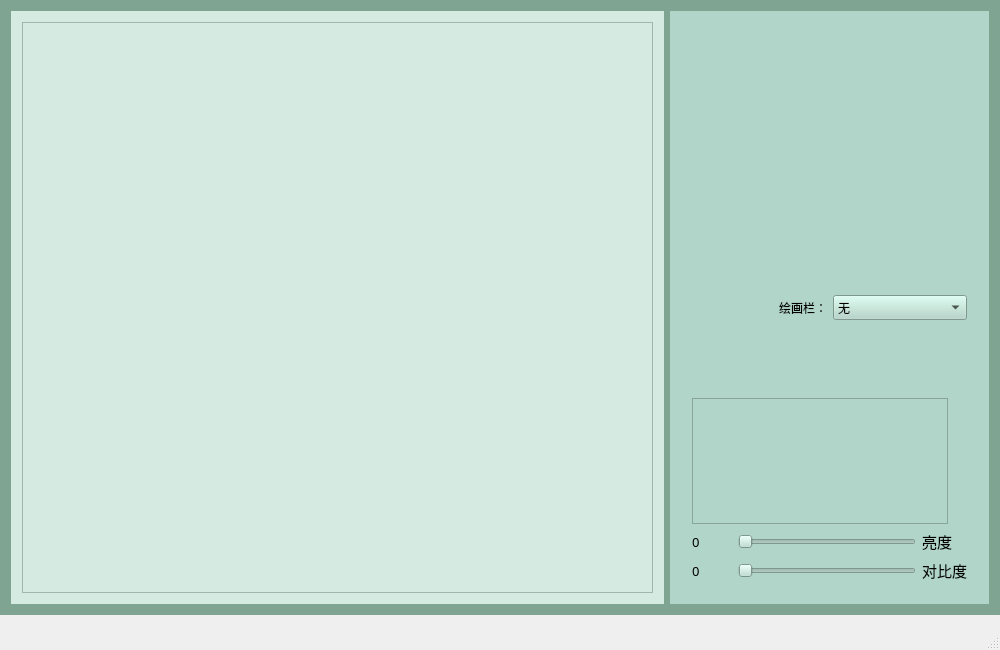
<?xml version="1.0" encoding="UTF-8"?>
<ui version="4.0">
 <class>FPHOTOClass</class>
 <widget class="QMainWindow" name="FPHOTOClass">
  <property name="geometry">
   <rect>
    <x>0</x>
    <y>0</y>
    <width>1000</width>
    <height>650</height>
   </rect>
  </property>
  <property name="minimumSize">
   <size>
    <width>1000</width>
    <height>650</height>
   </size>
  </property>
  <property name="font">
   <font>
    <family>微软雅黑 Light</family>
    <pointsize>16</pointsize>
   </font>
  </property>
  <property name="windowTitle">
   <string>FPHOTO</string>
  </property>
  <property name="windowIcon">
   <iconset>
    <normaloff>FPHOTO.jpeg</normaloff>FPHOTO.jpeg</iconset>
  </property>
  <property name="styleSheet">
   <string notr="true"/>
  </property>
  <widget class="QWidget" name="centralWidget">
   <property name="styleSheet">
    <string notr="true">background-color: rgb(128, 164, 146);</string>
   </property>
   <layout class="QHBoxLayout" name="horizontalLayout">
    <item>
     <widget class="QWidget" name="main" native="true">
      <property name="sizePolicy">
       <sizepolicy hsizetype="Ignored" vsizetype="Preferred">
        <horstretch>0</horstretch>
        <verstretch>0</verstretch>
       </sizepolicy>
      </property>
      <property name="font">
       <font>
        <family>微软雅黑 Light</family>
       </font>
      </property>
      <property name="styleSheet">
       <string notr="true">background-color: rgb(213, 235, 225);</string>
      </property>
      <layout class="QHBoxLayout" name="horizontalLayout_2">
       <item>
        <widget class="PhotoShow" name="img"/>
       </item>
      </layout>
     </widget>
    </item>
    <item>
     <widget class="QWidget" name="widget_2" native="true">
      <property name="sizePolicy">
       <sizepolicy hsizetype="Maximum" vsizetype="Preferred">
        <horstretch>0</horstretch>
        <verstretch>0</verstretch>
       </sizepolicy>
      </property>
      <property name="styleSheet">
       <string notr="true">background-color: rgb(177, 213, 200);</string>
      </property>
      <layout class="QVBoxLayout" name="verticalLayout">
       <item>
        <widget class="QWidget" name="histwidget" native="true">
         <property name="sizePolicy">
          <sizepolicy hsizetype="Preferred" vsizetype="Preferred">
           <horstretch>0</horstretch>
           <verstretch>200</verstretch>
          </sizepolicy>
         </property>
         <property name="styleSheet">
          <string notr="true"/>
         </property>
         <layout class="QVBoxLayout" name="verticalLayout_3">
          <item>
           <widget class="QLabel" name="hist">
            <property name="sizePolicy">
             <sizepolicy hsizetype="Preferred" vsizetype="Preferred">
              <horstretch>0</horstretch>
              <verstretch>0</verstretch>
             </sizepolicy>
            </property>
            <property name="minimumSize">
             <size>
              <width>275</width>
              <height>245</height>
             </size>
            </property>
            <property name="maximumSize">
             <size>
              <width>275</width>
              <height>245</height>
             </size>
            </property>
            <property name="frameShape">
             <enum>QFrame::NoFrame</enum>
            </property>
            <property name="text">
             <string/>
            </property>
            <property name="alignment">
             <set>Qt::AlignCenter</set>
            </property>
           </widget>
          </item>
         </layout>
        </widget>
       </item>
       <item>
        <widget class="QWidget" name="widget_3" native="true">
         <property name="sizePolicy">
          <sizepolicy hsizetype="Preferred" vsizetype="Preferred">
           <horstretch>0</horstretch>
           <verstretch>0</verstretch>
          </sizepolicy>
         </property>
         <layout class="QHBoxLayout" name="horizontalLayout_3">
          <item>
           <widget class="QLabel" name="label_3">
            <property name="font">
             <font>
              <family>黑体</family>
             </font>
            </property>
            <property name="text">
             <string>绘画栏：</string>
            </property>
            <property name="alignment">
             <set>Qt::AlignRight|Qt::AlignTrailing|Qt::AlignVCenter</set>
            </property>
           </widget>
          </item>
          <item>
           <widget class="QComboBox" name="paint">
            <property name="font">
             <font>
              <family>黑体</family>
             </font>
            </property>
            <item>
             <property name="text">
              <string>无</string>
             </property>
            </item>
            <item>
             <property name="text">
              <string>直线</string>
             </property>
            </item>
            <item>
             <property name="text">
              <string>矩形</string>
             </property>
            </item>
            <item>
             <property name="text">
              <string>圆</string>
             </property>
            </item>
            <item>
             <property name="text">
              <string>涂鸦</string>
             </property>
            </item>
            <item>
             <property name="text">
              <string>添加文字</string>
             </property>
            </item>
           </widget>
          </item>
         </layout>
        </widget>
       </item>
       <item>
        <widget class="QWidget" name="widget" native="true">
         <property name="sizePolicy">
          <sizepolicy hsizetype="Minimum" vsizetype="Fixed">
           <horstretch>0</horstretch>
           <verstretch>0</verstretch>
          </sizepolicy>
         </property>
         <property name="styleSheet">
          <string notr="true"/>
         </property>
         <layout class="QGridLayout" name="gridLayout">
          <item row="0" column="2">
           <widget class="QLabel" name="stackSize">
            <property name="font">
             <font>
              <family>黑体</family>
              <pointsize>10</pointsize>
             </font>
            </property>
            <property name="text">
             <string/>
            </property>
           </widget>
          </item>
          <item row="0" column="0">
           <spacer name="horizontalSpacer_2">
            <property name="orientation">
             <enum>Qt::Horizontal</enum>
            </property>
            <property name="sizeType">
             <enum>QSizePolicy::Fixed</enum>
            </property>
            <property name="sizeHint" stdset="0">
             <size>
              <width>40</width>
              <height>20</height>
             </size>
            </property>
           </spacer>
          </item>
          <item row="2" column="0" colspan="3">
           <widget class="QTextBrowser" name="info">
            <property name="sizePolicy">
             <sizepolicy hsizetype="Fixed" vsizetype="Fixed">
              <horstretch>0</horstretch>
              <verstretch>0</verstretch>
             </sizepolicy>
            </property>
            <property name="font">
             <font>
              <family>微软雅黑 Light</family>
              <pointsize>10</pointsize>
             </font>
            </property>
            <property name="styleSheet">
             <string notr="true"/>
            </property>
           </widget>
          </item>
          <item row="7" column="0">
           <widget class="QLabel" name="light_num">
            <property name="font">
             <font>
              <family>微软雅黑 Light</family>
              <pointsize>10</pointsize>
             </font>
            </property>
            <property name="text">
             <string>0</string>
            </property>
           </widget>
          </item>
          <item row="7" column="1">
           <widget class="QSlider" name="light">
            <property name="orientation">
             <enum>Qt::Horizontal</enum>
            </property>
           </widget>
          </item>
          <item row="8" column="2">
           <widget class="QLabel" name="label_2">
            <property name="font">
             <font>
              <family>黑体</family>
              <pointsize>11</pointsize>
             </font>
            </property>
            <property name="text">
             <string>对比度</string>
            </property>
           </widget>
          </item>
          <item row="8" column="1">
           <widget class="QSlider" name="contrast">
            <property name="orientation">
             <enum>Qt::Horizontal</enum>
            </property>
           </widget>
          </item>
          <item row="1" column="1" colspan="2">
           <widget class="QLabel" name="imginfo">
            <property name="sizePolicy">
             <sizepolicy hsizetype="Minimum" vsizetype="Maximum">
              <horstretch>0</horstretch>
              <verstretch>0</verstretch>
             </sizepolicy>
            </property>
            <property name="font">
             <font>
              <family>微软雅黑 Light</family>
              <pointsize>10</pointsize>
             </font>
            </property>
            <property name="text">
             <string/>
            </property>
           </widget>
          </item>
          <item row="8" column="0">
           <widget class="QLabel" name="contrast_num">
            <property name="font">
             <font>
              <family>微软雅黑 Light</family>
              <pointsize>10</pointsize>
             </font>
            </property>
            <property name="text">
             <string>0</string>
            </property>
           </widget>
          </item>
          <item row="7" column="2">
           <widget class="QLabel" name="label">
            <property name="font">
             <font>
              <family>黑体</family>
              <pointsize>11</pointsize>
             </font>
            </property>
            <property name="text">
             <string>亮度</string>
            </property>
           </widget>
          </item>
         </layout>
        </widget>
       </item>
      </layout>
     </widget>
    </item>
   </layout>
  </widget>
  <widget class="QMenuBar" name="menuBar">
   <property name="geometry">
    <rect>
     <x>0</x>
     <y>0</y>
     <width>1000</width>
     <height>29</height>
    </rect>
   </property>
   <property name="font">
    <font>
     <family>微软雅黑 Light</family>
     <pointsize>10</pointsize>
    </font>
   </property>
   <property name="styleSheet">
    <string notr="true"/>
   </property>
  </widget>
  <widget class="QStatusBar" name="statusBar"/>
 </widget>
 <layoutdefault spacing="6" margin="11"/>
 <customwidgets>
  <customwidget>
   <class>PhotoShow</class>
   <extends>QGraphicsView</extends>
   <header>PhotoShow.h</header>
  </customwidget>
 </customwidgets>
 <resources>
  <include location="FPHOTO.qrc"/>
 </resources>
 <connections/>
</ui>
